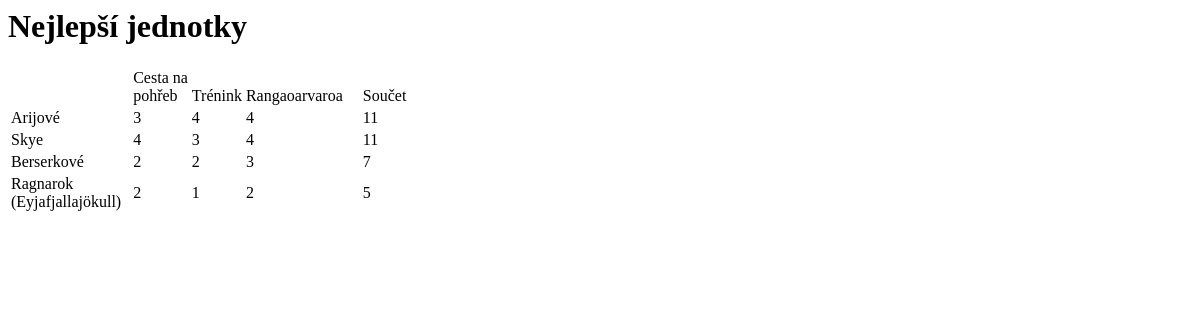
The page /score on the database as committed earlier.
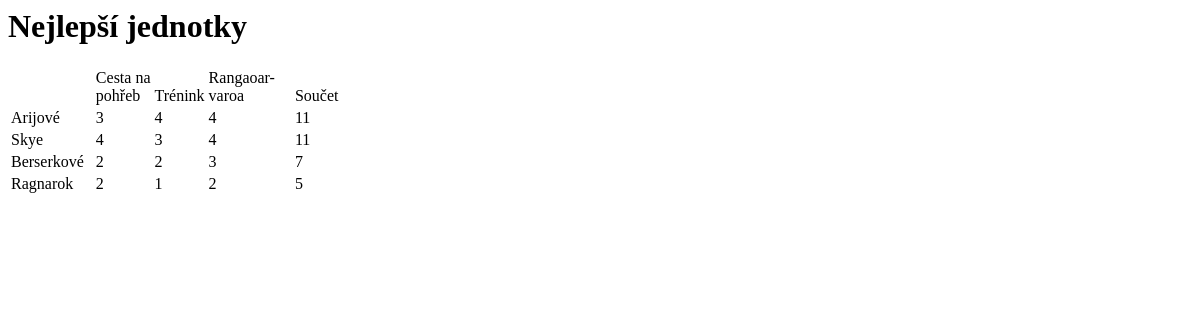
The same page on the database as committed later.
### tables this page shows
CREATE TABLE competitions
(
    id INTEGER PRIMARY KEY AUTOINCREMENT NOT NULL,
    name TEXT,
    sort INT
);

CREATE TABLE "teams"
(
    id INTEGER PRIMARY KEY AUTOINCREMENT NOT NULL,
    name TEXT
);

### server.py (the view)
@app.route("/score")
def score_view():
    logic = lc.Logic()
    return render_template("score.html", data=logic.get_table_editable())

### logic.py (called while the page is built)
    def get_db(self):
        db = sqlite3.connect(config.db_path)
        c = db.cursor()
        return db, c

    def points_to_str(self, points):
        if points == int(points):
            return f"{points:.0f}"
        return f"{points:.1f}".replace(".", ",")

### templates/score.html
<div class="chalk-text">
    <h1>Nejlepší jednotky</h1>
</div>
<table class="chalk-table">
    <tr>
        {% for c in data["header"] %}
            {% if c["id"] == data["header"][-1]["id"] %}
                <td>&nbsp;</td>
                <td class="table-right_column">&nbsp;</td>
            {% endif %}
            <td class="{% if c['id'] != "sums" %} rotate{% endif %}  "
                style="vertical-align: bottom">
                <div class="chalk-text
                {% if c['id'] == "sums" %} table-last-column {% endif %}"><span>  {{ c["value"] | safe }}</span></div>
            </td>
        {% endfor %}
    </tr>
    {% for line in data["scores"] %}
        <tr>
            {% for c in line %}
                {% if c["id"]==line[-1]["id"] %}
                    <td>&nbsp;</td>
                    <td class="table-right_column">&nbsp;</td>
                {% endif %}
                <td>
                    <div class="chalk-text"><span>
                        {% if c["value"] != "XXX" %} {{ c["value"] | safe }} {% endif %}&nbsp;
                    </span></div>
                </td>
            {% endfor %}
        </tr>
    {% endfor %}
</table>

Rows that differ between the two databases and show on the page:
changed competitions: value "Rangaoarvaroa" → "Rangaoar- varoa"
changed teams: value "Ragnarok (Eyjafjallajökull)" → "Ragnarok"
